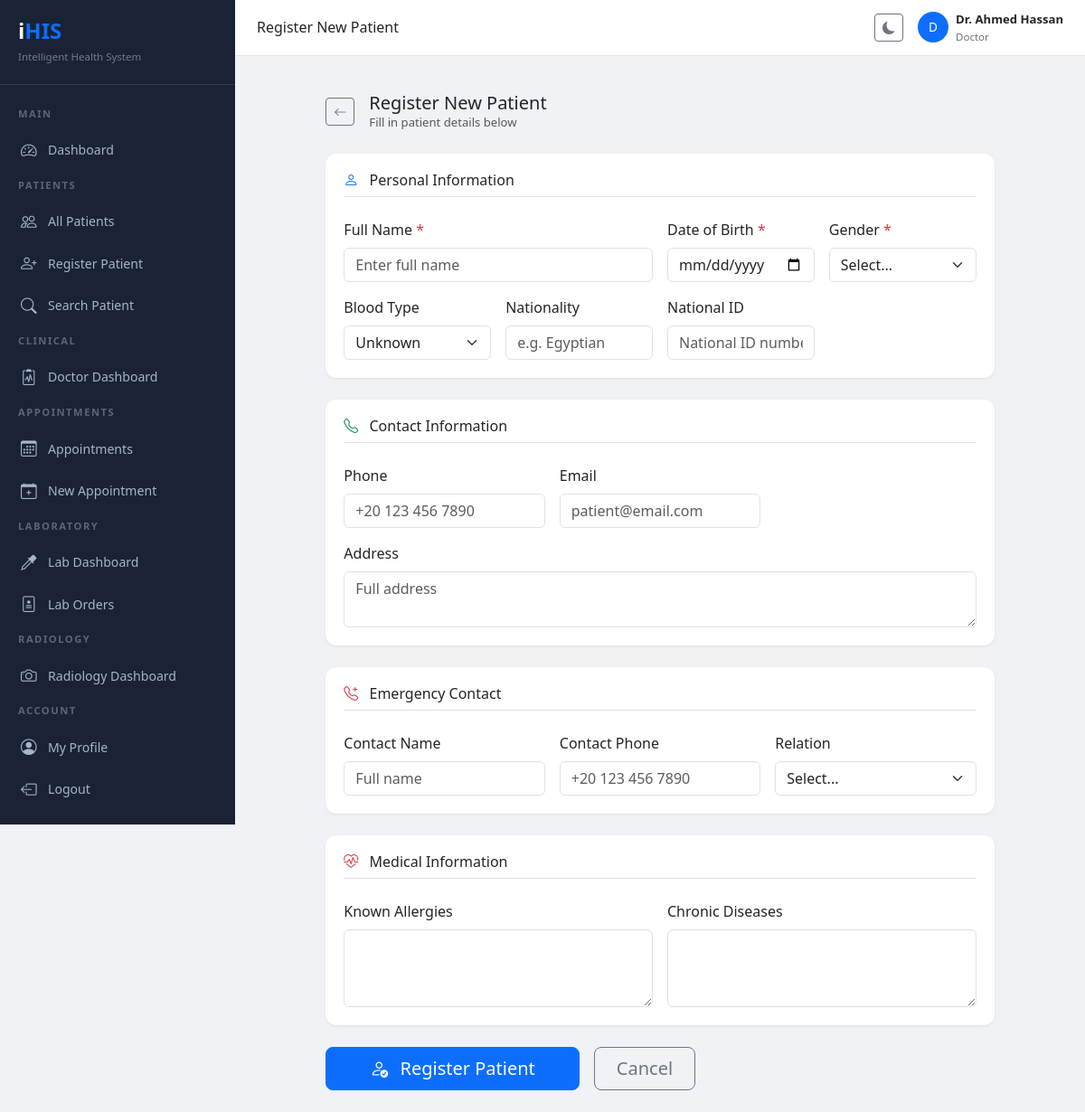
/patients/new (signed in), run on the app's committed database.
### models/user.py (models this page shows, shortened)
class User(UserMixin, db.Model):
    __tablename__ = 'users'
    id = db.Column(db.Integer, primary_key=True)
    username = db.Column(db.String(80), unique=True, nullable=False)
    email = db.Column(db.String(120), unique=True, nullable=False)
    password_hash = db.Column(db.String(255), nullable=False)
    role_id = db.Column(db.Integer, db.ForeignKey('roles.id'), nullable=False)
    full_name = db.Column(db.String(150))
    phone = db.Column(db.String(20))
    is_active = db.Column(db.Boolean, default=True)
    created_at = db.Column(db.DateTime, default=datetime.utcnow)
    updated_at = db.Column(db.DateTime, default=datetime.utcnow, onupdate=datetime.utcnow)
    deleted_at = db.Column(db.DateTime, nullable=True)
    last_login = db.Column(db.DateTime, nullable=True)

class Role(db.Model):
    __tablename__ = 'roles'
    id = db.Column(db.Integer, primary_key=True)
    name = db.Column(db.String(50), unique=True, nullable=False)
    description = db.Column(db.String(200))
    created_at = db.Column(db.DateTime, default=datetime.utcnow)
    users = db.relationship('User', backref='role', lazy=True)

### routes/patient.py (the view, shortened to what this page needs)
@patient.route('/new', methods=['GET', 'POST'])
@login_required
def new():
    return render_template('patients/new.html')

### templates/patients/new.html (shortened to what this page needs)
{% extends "base.html" %}
{% block page_title %}Register New Patient{% endblock %}
{% block content %}
<div class="row justify-content-center">
    <div class="col-md-10">
        <div class="d-flex align-items-center gap-3 mb-4">
            <a href="{{ url_for('patient.index') }}"
               class="btn btn-outline-secondary btn-sm">
                <i class="bi bi-arrow-left"></i>
            </a>
            <div>
                <h5 class="fw-700 mb-0">Register New Patient</h5>
                <p class="text-muted mb-0" style="font-size:0.82rem">
                    Fill in patient details below
                </p>
            </div>
        </div>
        <form method="POST" action="{{ url_for('patient.new') }}">
            <div class="table-card mb-4">
                <h6 class="fw-700 mb-4 pb-2 border-bottom">
                    <i class="bi bi-person me-2 text-primary"></i>
                    Personal Information
                </h6>
                <div class="row g-3">
                    <div class="col-md-6">
                        <label class="form-label fw-600">
                            Full Name <span class="text-danger">*</span>
                        </label>
                        <input type="text"
                               name="full_name"
                               class="form-control"
                               placeholder="Enter full name"
                               required>
                    </div>
                    <div class="col-md-3">
                        <label class="form-label fw-600">
                            Date of Birth <span class="text-danger">*</span>
                        </label>
                        <input type="date"
                               name="date_of_birth"
                               class="form-control"
                               required>
                    </div>
                    <div class="col-md-3">
                        <label class="form-label fw-600">
                            Gender <span class="text-danger">*</span>
                        </label>
                        <select name="gender" class="form-select" required>
                            <option value="">Select...</option>
                        </select>
                    </div>
                    <div class="col-md-3">
                        <label class="form-label fw-600">Blood Type</label>
                        <select name="blood_type" class="form-select">
                            <option value="">Unknown</option>
                        </select>
                    </div>
                    <div class="col-md-3">
                        <label class="form-label fw-600">Nationality</label>
                        <input type="text"
                               name="nationality"
                               class="form-control"
                               placeholder="e.g. Egyptian">
                    </div>
                    <div class="col-md-3">
                        <label class="form-label fw-600">National ID</label>
                        <input type="text"
                               name="national_id"
                               class="form-control"
                               placeholder="National ID number">
                    </div>
                </div>
            </div>
            <div class="table-card mb-4">
                <h6 class="fw-700 mb-4 pb-2 border-bottom">
                    <i class="bi bi-telephone me-2 text-success"></i>
                    Contact Information
                </h6>
                <div class="row g-3">
                    <div class="col-md-4">
                        <label class="form-label fw-600">Phone</label>
                        <input type="tel"
                               name="phone"
                               class="form-control"
                               placeholder="+20 123 456 7890">
                    </div>
                    <div class="col-md-4">
                        <label class="form-label fw-600">Email</label>
                        <input type="email"
                               name="email"
                               class="form-control"
                               placeholder="patient@email.com">
                    </div>
                    <div class="col-md-12">
                        <label class="form-label fw-600">Address</label>
                        <textarea name="address"
                                  class="form-control"
                                  rows="2"
                                  placeholder="Full address"></textarea>
                    </div>
                </div>
            </div>
            <div class="table-card mb-4">
                <h6 class="fw-700 mb-4 pb-2 border-bottom">
                    <i class="bi bi-telephone-plus me-2 text-danger"></i>
                    Emergency Contact
                </h6>
                <div class="row g-3">
                    <div class="col-md-4">
                        <label class="form-label fw-600">Contact Name</label>
                        <input type="text"
                               name="emergency_contact_name"
                               class="form-control"
                               placeholder="Full name">
                    </div>
                    <div class="col-md-4">
                        <label class="form-label fw-600">Contact Phone</label>
                        <input type="tel"
                               name="emergency_contact_phone"
                               class="form-control"
                               placeholder="+20 123 456 7890">
                    </div>
                    <div class="col-md-4">
                        <label class="form-label fw-600">Relation</label>
                        <select name="emergency_contact_relation"
                                class="form-select">
                            <option value="">Select...</option>
                        </select>
                    </div>
                </div>
            </div>
            <div class="table-card mb-4">
                <h6 class="fw-700 mb-4 pb-2 border-bottom">
                    <i class="bi bi-heart-pulse me-2 text-danger"></i>
                    Medical Information
                </h6>
                <div class="row g-3">
                    <div class="col-md-6">
                        <label class="form-label fw-600">
                            Known Allergies
                        </label>
                        <textarea name="allergies"
                                  class="form-control"
                                  rows="3"
                                  placeholder="List any known allergies...">
                        </textarea>
                    </div>
                    <div class="col-md-6">
                        <label class="form-label fw-600">
                            Chronic Diseases
                        </label>
                        <textarea name="chronic_diseases"
                                  class="form-control"
                                  rows="3"
                                  placeholder="List any chronic conditions...">
                        </textarea>
                    </div>
                </div>
            </div>
            <div class="d-flex gap-3">
                <button type="submit" class="btn btn-primary btn-lg px-5">
                    <i class="bi bi-person-check me-2"></i>
                    Register Patient
                </button>
                <a href="{{ url_for('patient.index') }}"
                   class="btn btn-outline-secondary btn-lg px-4">
                    Cancel
                </a>
            </div>
        </form>
    </div>
</div>
{% endblock %}

### templates/base.html (shortened to what this page needs)
<!DOCTYPE html>
<html lang="en" data-bs-theme="light">
<head>
    <link href="https://cdn.jsdelivr.net/npm/bootstrap@5.3.0/dist/css/bootstrap.min.css" rel="stylesheet">
    <link href="https://cdn.jsdelivr.net/npm/bootstrap-icons@1.11.0/font/bootstrap-icons.css" rel="stylesheet">
</head>
<body>
{% if current_user.is_authenticated %}
<div class="sidebar" id="sidebar">
    <div class="sidebar-brand">
        <h4>i<span>HIS</span></h4>
        <small style="color:rgba(255,255,255,0.4);font-size:0.72rem;">
            Intelligent Health System
        </small>
    </div>
    <div class="sidebar-menu">
        <div class="menu-label">Main</div>
        <a href="{{ url_for('auth.dashboard') }}" class="sidebar-link">
            <i class="bi bi-speedometer2"></i> Dashboard
        </a>
        {% if current_user.role.name in ['admin','superadmin','doctor','nurse','receptionist'] %}
        <div class="menu-label">Patients</div>
        <a href="{{ url_for('patient.index') }}" class="sidebar-link">
            <i class="bi bi-people"></i> All Patients
        </a>
        <a href="{{ url_for('patient.new') }}" class="sidebar-link">
            <i class="bi bi-person-plus"></i> Register Patient
        </a>
        <a href="{{ url_for('patient.search') }}" class="sidebar-link">
            <i class="bi bi-search"></i> Search Patient
        </a>
        {% endif %}
        {% if current_user.role.name in ['doctor','admin','superadmin'] %}
        <div class="menu-label">Clinical</div>
        <a href="{{ url_for('doctor.index') }}" class="sidebar-link">
            <i class="bi bi-clipboard2-pulse"></i> Doctor Dashboard
        </a>
        {% endif %}
        <div class="menu-label">Appointments</div>
        <a href="{{ url_for('appointment.index') }}" class="sidebar-link">
            <i class="bi bi-calendar3"></i> Appointments
        </a>
        <a href="{{ url_for('appointment.new') }}" class="sidebar-link">
            <i class="bi bi-calendar-plus"></i> New Appointment
        </a>
        {% if current_user.role.name in ['lab_tech','doctor','admin','superadmin'] %}
        <div class="menu-label">Laboratory</div>
        <a href="{{ url_for('laboratory.index') }}" class="sidebar-link">
            <i class="bi bi-eyedropper"></i> Lab Dashboard
        </a>
        <a href="{{ url_for('laboratory.orders') }}" class="sidebar-link">
            <i class="bi bi-file-medical"></i> Lab Orders
        </a>
        {% endif %}
        {% if current_user.role.name in ['radiologist','doctor','admin','superadmin'] %}
        <div class="menu-label">Radiology</div>
        <a href="{{ url_for('radiology.index') }}" class="sidebar-link">
            <i class="bi bi-camera"></i> Radiology Dashboard
        </a>
        {% endif %}
        <div class="menu-label">Account</div>
        <a href="{{ url_for('auth.profile') }}" class="sidebar-link">
            <i class="bi bi-person-circle"></i> My Profile
        </a>
        <a href="{{ url_for('auth.logout') }}" class="sidebar-link">
            <i class="bi bi-box-arrow-left"></i> Logout
        </a>
    </div>
</div>
<div class="main-content">
    <div class="topbar">
        <div class="d-flex align-items-center gap-3">
            <h6 class="mb-0 fw-600">
                {% block page_title %}Dashboard{% endblock %}
            </h6>
        </div>
        <div class="d-flex align-items-center gap-3">
            <button class="btn btn-sm btn-outline-secondary"
                    onclick="toggleDarkMode()">
                <i class="bi bi-moon-fill"></i>
            </button>
            <div class="d-flex align-items-center gap-2">
                <div class="rounded-circle bg-primary text-white d-flex
                            align-items-center justify-content-center"
                     style="width:34px;height:34px;font-size:0.85rem">
                    {{ current_user.full_name[0] if current_user.full_name else 'U' }}
                </div>
                <div>
                    <div style="font-size:0.82rem;font-weight:600">
                        {{ current_user.full_name }}
                    </div>
                    <div style="font-size:0.72rem;color:#6b7280">
                        {{ current_user.role.name | title }}
                    </div>
                </div>
            </div>
        </div>
    </div>
    <div class="px-4 pt-3">
    </div>
    <div class="content-area">
        {% block content %}{% endblock %}
    </div>
</div>
{% else %}
{% block auth_content %}{% endblock %}
{% endif %}
</body>
</html>

### templates/base.html (style rules this page uses)
:root { --sidebar-width: 260px; --primary: #0d6efd; --sidebar-bg: #1a2236; --sidebar-text: #a8b4cc; --sidebar-active: #ffffff; }
body { font-family: 'Segoe UI', sans-serif; background: #f0f2f5; }
.sidebar { width: var(--sidebar-width); min-height: 100vh; background: var(--sidebar-bg); position: fixed; top: 0; left: 0; z-index: 1000; overflow-y: auto; transition: all 0.3s; }
.sidebar-brand { padding: 20px; border-bottom: 1px solid rgba(255,255,255,0.1); }
.sidebar-brand h4 { color: #fff; font-weight: 800; margin: 0; }
.sidebar-brand span { color: #0d6efd; }
.sidebar-menu { padding: 16px 0; }
.menu-label { padding: 8px 20px; font-size: 0.7rem; text-transform: uppercase; letter-spacing: 1.5px; color: rgba(255,255,255,0.3); font-weight: 600; }
.sidebar-link { display: flex; align-items: center; gap: 10px; padding: 10px 20px; color: var(--sidebar-text); text-decoration: none; font-size: 0.88rem; transition: all 0.2s; border-left: 3px solid transparent; }
.sidebar-link i { font-size: 1.1rem; width: 20px; }
.main-content { margin-left: var(--sidebar-width); min-height: 100vh; }
.topbar { background: #fff; padding: 12px 24px; border-bottom: 1px solid #e5e7eb; display: flex; align-items: center; justify-content: space-between; position: sticky; top: 0; z-index: 999; }
.content-area { padding: 24px; }
.table-card { background: #fff; border-radius: 12px; padding: 20px; box-shadow: 0 1px 3px rgba(0,0,0,0.08); }

### data on the page
User: full_name "D", full_name "Dr. Ahmed Hassan"
Role: role.name "Doctor"
